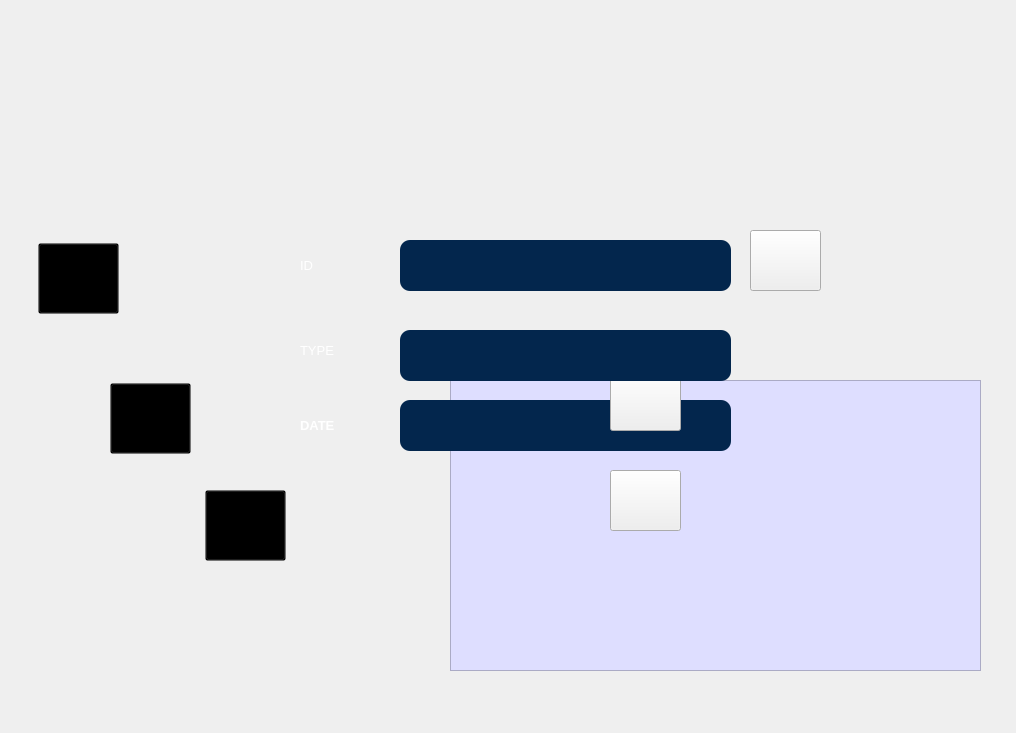
   <widget class="QWidget" name="page_6">
    <widget class="QLabel" name="label_9">
     <property name="geometry">
      <rect>
       <x>0</x>
       <y>0</y>
       <width>1007</width>
       <height>724</height>
      </rect>
     </property>
     <property name="styleSheet">
      <string notr="true">border-image: url(:/interface/Acc.png);</string>
     </property>
     <property name="text">
      <string/>
     </property>
    </widget>
    <widget class="QTableView" name="tabaccident">
     <property name="geometry">
      <rect>
       <x>450</x>
       <y>380</y>
       <width>531</width>
       <height>291</height>
      </rect>
     </property>
     <property name="styleSheet">
      <string notr="true">font: 63 8pt &quot;Yu Gothic UI Semibold&quot;;

background-color:rgb(222, 222, 255)
</string>
     </property>
    </widget>
    <widget class="QLineEdit" name="lineEdit">
     <property name="geometry">
      <rect>
       <x>400</x>
       <y>240</y>
       <width>331</width>
       <height>51</height>
      </rect>
     </property>
     <property name="styleSheet">
      <string notr="true">/*background-color: transparent;
color: rgb(255, 255, 255);*/
QLineEdit { 
font: 63 8pt &quot;Yu Gothic UI Semibold&quot;;
background-color:rgb(3, 38, 77);
border-style: outset;
	color: rgb(0, 0, 0);
border-radius: 10px;
border-color: blue;
min-width: 10em;
padding: 6px;
}
QLineEdit:hover:!pressed {
background-color:rgb(179, 179, 193);
border-style: inset;
}
/*QLineEdit:pressed {
background-color:rgb(179, 179, 193);
border-style: inset;
}*/</string>
     </property>
    </widget>
    <widget class="QPushButton" name="pushButton_2">
     <property name="geometry">
      <rect>
       <x>610</x>
       <y>470</y>
       <width>71</width>
       <height>61</height>
      </rect>
     </property>
     <property name="styleSheet">
      <string notr="true">border-image:url(:/interface/yas.png)</string>
     </property>
     <property name="text">
      <string/>
     </property>
    </widget>
    <widget class="QLabel" name="label_11">
     <property name="geometry">
      <rect>
       <x>300</x>
       <y>410</y>
       <width>111</width>
       <height>31</height>
      </rect>
     </property>
     <property name="styleSheet">
      <string notr="true">font: 63 8pt &quot;Yu Gothic UI Semibold&quot;;</string>
     </property>
     <property name="text">
      <string>&lt;html&gt;&lt;head/&gt;&lt;body&gt;&lt;p&gt;&lt;span style=&quot; font-size:10pt; font-weight:600; color:#ffffff;&quot;&gt;DATE&lt;/span&gt;&lt;/p&gt;&lt;/body&gt;&lt;/html&gt;</string>
     </property>
    </widget>
    <widget class="QLabel" name="label_12">
     <property name="geometry">
      <rect>
       <x>300</x>
       <y>340</y>
       <width>81</width>
       <height>21</height>
      </rect>
     </property>
     <property name="styleSheet">
      <string notr="true">font: 63 8pt &quot;Yu Gothic UI Semibold&quot;;</string>
     </property>
     <property name="text">
      <string>&lt;html&gt;&lt;head/&gt;&lt;body&gt;&lt;p&gt;&lt;span style=&quot; font-size:10pt; color:#ffffff;&quot;&gt;TYPE&lt;/span&gt;&lt;/p&gt;&lt;/body&gt;&lt;/html&gt;</string>
     </property>
    </widget>
    <widget class="QLabel" name="label_13">
     <property name="geometry">
      <rect>
       <x>300</x>
       <y>250</y>
       <width>71</width>
       <height>31</height>
      </rect>
     </property>
     <property name="styleSheet">
      <string notr="true">font: 63 8pt &quot;Yu Gothic UI Semibold&quot;;</string>
     </property>
     <property name="text">
      <string>&lt;html&gt;&lt;head/&gt;&lt;body&gt;&lt;p&gt;&lt;span style=&quot; font-size:10pt; color:#ffffff;&quot;&gt;ID&lt;/span&gt;&lt;/p&gt;&lt;/body&gt;&lt;/html&gt;</string>
     </property>
    </widget>
    <widget class="QLineEdit" name="lineEdit_3">
     <property name="geometry">
      <rect>
       <x>400</x>
       <y>400</y>
       <width>331</width>
       <height>51</height>
      </rect>
     </property>
     <property name="styleSheet">
      <string notr="true">/*background-color: transparent;
color: rgb(255, 255, 255);*/
QLineEdit { 
font: 63 8pt &quot;Yu Gothic UI Semibold&quot;;
background-color:rgb(3, 38, 77);
border-style: outset;
	color: rgb(0, 0, 0);
border-radius: 10px;
border-color: blue;
min-width: 10em;
padding: 6px;
}
QLineEdit:hover:!pressed {
background-color:rgb(179, 179, 193);
border-style: inset;
}</string>
     </property>
    </widget>
    <widget class="QPushButton" name="pushButton_14">
     <property name="geometry">
      <rect>
       <x>610</x>
       <y>370</y>
       <width>71</width>
       <height>61</height>
      </rect>
     </property>
     <property name="styleSheet">
      <string notr="true">border-image:url(:/interface/yas.png)</string>
     </property>
     <property name="text">
      <string/>
     </property>
    </widget>
    <widget class="QPushButton" name="pushButton_15">
     <property name="geometry">
      <rect>
       <x>750</x>
       <y>230</y>
       <width>71</width>
       <height>61</height>
      </rect>
     </property>
     <property name="styleSheet">
      <string notr="true">border-image:url(:/interface/yas.png)</string>
     </property>
     <property name="text">
      <string/>
     </property>
    </widget>
    <widget class="QLineEdit" name="lineEdit_2">
     <property name="geometry">
      <rect>
       <x>400</x>
       <y>330</y>
       <width>331</width>
       <height>51</height>
      </rect>
     </property>
     <property name="styleSheet">
      <string notr="true">/*background-color: transparent;
color: rgb(255, 255, 255);*/
QLineEdit { 
font: 63 8pt &quot;Yu Gothic UI Semibold&quot;;
background-color:rgb(3, 38, 77);
border-style: outset;
	color: rgb(0, 0, 0);
border-radius: 10px;
border-color: blue;
min-width: 10em;
padding: 6px;
}
QLineEdit:hover:!pressed {
background-color:rgb(179, 179, 193);
border-style: inset;
}</string>
     </property>
    </widget>
    <widget class="QPushButton" name="pushButton_17">
     <property name="geometry">
      <rect>
       <x>110</x>
       <y>383</y>
       <width>81</width>
       <height>71</height>
      </rect>
     </property>
     <property name="styleSheet">
      <string notr="true">background-color: transparent;</string>
     </property>
     <property name="text">
      <string/>
     </property>
    </widget>
    <widget class="QPushButton" name="pushButton_18">
     <property name="geometry">
      <rect>
       <x>38</x>
       <y>243</y>
       <width>81</width>
       <height>71</height>
      </rect>
     </property>
     <property name="styleSheet">
      <string notr="true">background-color: transparent;</string>
     </property>
     <property name="text">
      <string/>
     </property>
    </widget>
    <widget class="QPushButton" name="pushButton_19">
     <property name="geometry">
      <rect>
       <x>205</x>
       <y>490</y>
       <width>81</width>
       <height>71</height>
      </rect>
     </property>
     <property name="styleSheet">
      <string notr="true">background-color: transparent;</string>
     </property>
     <property name="text">
      <string/>
     </property>
    </widget>
   </widget>
